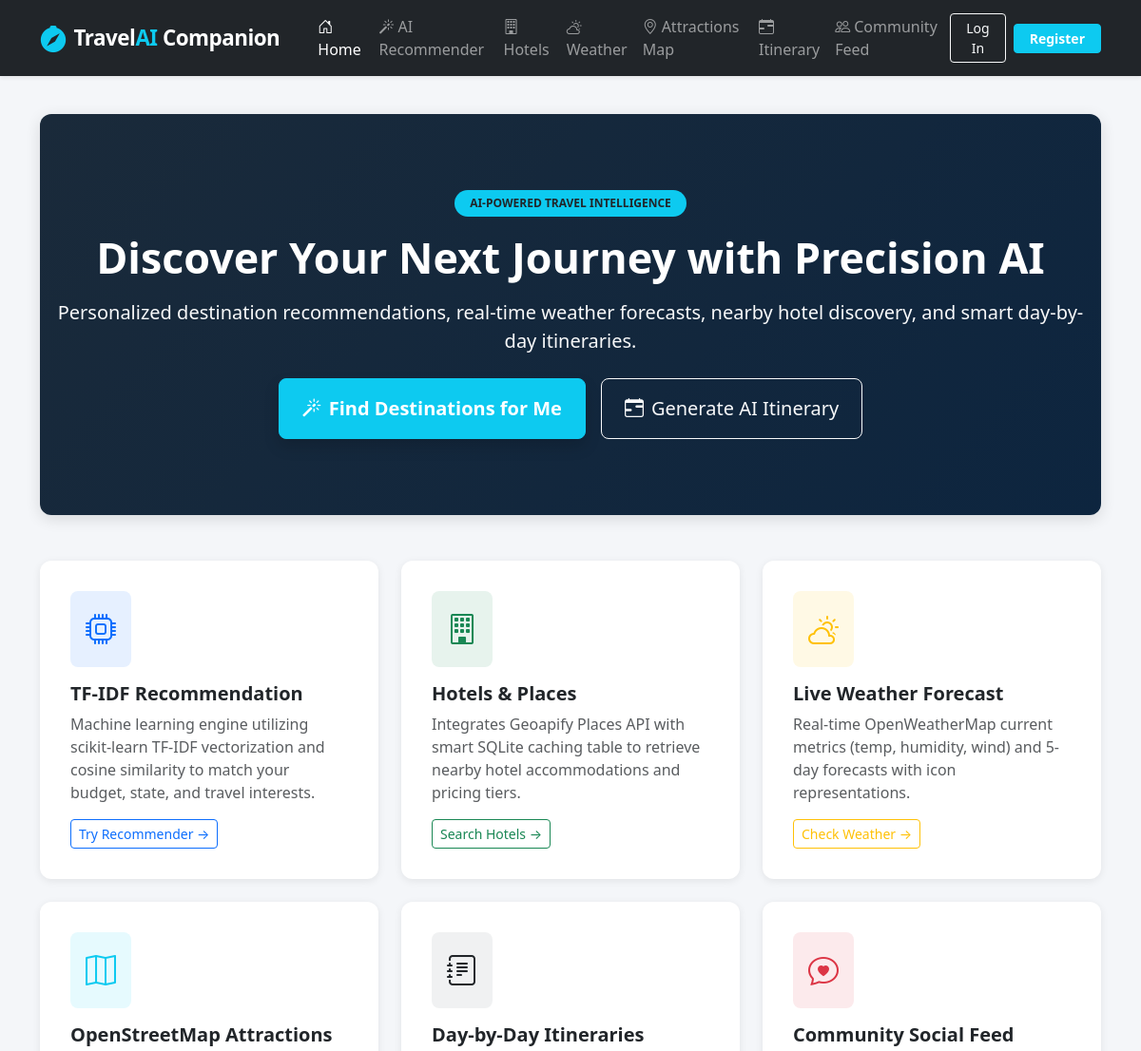
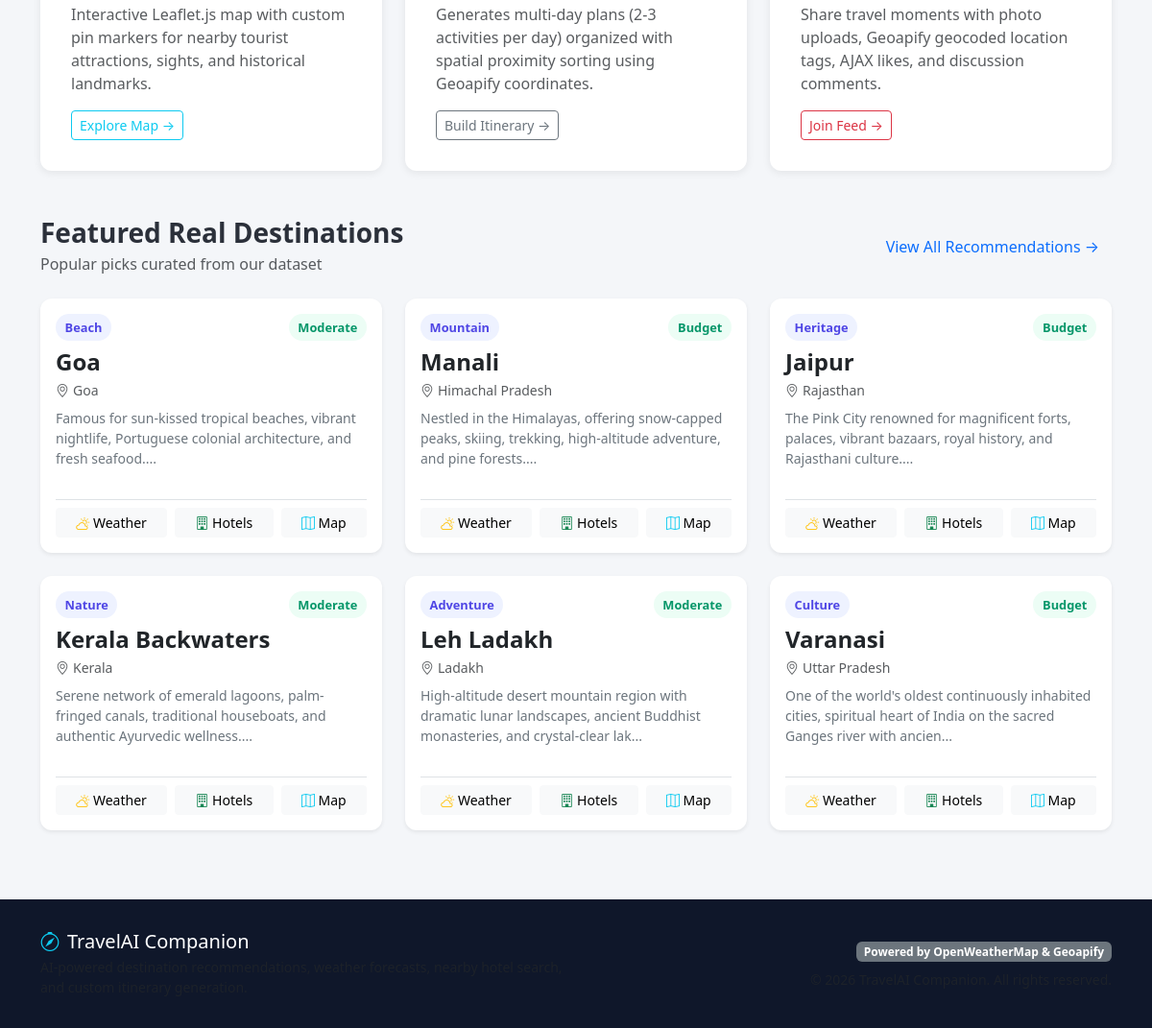
The page / on the database its author committed (2 pictures, top to bottom).
### models.py (models this page shows, shortened)
class Destination(db.Model):
    __tablename__ = 'destinations'
    id = db.Column(db.Integer, primary_key=True)
    name = db.Column(db.String(120), nullable=False, index=True)
    state = db.Column(db.String(100), nullable=False)
    category = db.Column(db.String(50), nullable=False)
    budget_level = db.Column(db.String(50), nullable=False)  # Budget, Moderate, Luxury
    description = db.Column(db.Text, nullable=False)
    tags = db.Column(db.String(255), nullable=True)
    cached_hotels = db.relationship('HotelsCache', backref='destination', lazy=True, cascade='all, delete-orphan')

### app.py (the view)
@app.route('/')
def index():
    featured_destinations = Destination.query.limit(6).all()
    recent_posts = Post.query.order_by(Post.created_at.desc()).limit(3).all()
    return render_template('index.html', destinations=featured_destinations, posts=recent_posts)

### templates/index.html (shortened to what this page needs)
{% extends "base.html" %}
{% block content %}
<div class="container">
    <div class="hero-section text-center position-relative overflow-hidden mb-5">
        <div class="position-relative z-1 py-3">
            <span class="badge bg-info text-dark px-3 py-2 rounded-pill fw-bold text-uppercase mb-3">AI-Powered Travel Intelligence</span>
            <h1 class="hero-title mb-3">Discover Your Next Journey with Precision AI</h1>
            <p class="lead text-light max-w-700 mx-auto mb-4 opacity-90">
                Personalized destination recommendations, real-time weather forecasts, nearby hotel discovery, and smart day-by-day itineraries.
            </p>
            <div class="d-flex justify-content-center gap-3 flex-wrap">
                <a href="{{ url_for('recommendations') }}" class="btn btn-info btn-lg px-4 py-3 text-white fw-bold shadow">
                    <i class="bi bi-magic me-2"></i>Find Destinations for Me
                </a>
                <a href="{{ url_for('itinerary') }}" class="btn btn-outline-light btn-lg px-4 py-3">
                    <i class="bi bi-calendar-range me-2"></i>Generate AI Itinerary
                </a>
            </div>
        </div>
    </div>
    <div class="row g-4 mb-5">
        <div class="col-md-4">
            <div class="card card-hover h-100 p-3">
                <div class="card-body">
                    <div class="d-inline-flex align-items-center justify-content-center bg-primary bg-opacity-10 text-primary p-3 rounded-3 mb-3">
                        <i class="bi bi-cpu fs-2"></i>
                    </div>
                    <h5 class="card-title fw-bold">TF-IDF Recommendation</h5>
                    <p class="card-text text-muted">Machine learning engine utilizing scikit-learn TF-IDF vectorization and cosine similarity to match your budget, state, and travel interests.</p>
                    <a href="{{ url_for('recommendations') }}" class="btn btn-sm btn-outline-primary">Try Recommender &rarr;</a>
                </div>
            </div>
        </div>
        <div class="col-md-4">
            <div class="card card-hover h-100 p-3">
                <div class="card-body">
                    <div class="d-inline-flex align-items-center justify-content-center bg-success bg-opacity-10 text-success p-3 rounded-3 mb-3">
                        <i class="bi bi-building fs-2"></i>
                    </div>
                    <h5 class="card-title fw-bold">Hotels & Places</h5>
                    <p class="card-text text-muted">Integrates Geoapify Places API with smart SQLite caching table to retrieve nearby hotel accommodations and pricing tiers.</p>
                    <a href="{{ url_for('hotels') }}" class="btn btn-sm btn-outline-success">Search Hotels &rarr;</a>
                </div>
            </div>
        </div>
        <div class="col-md-4">
            <div class="card card-hover h-100 p-3">
                <div class="card-body">
                    <div class="d-inline-flex align-items-center justify-content-center bg-warning bg-opacity-10 text-warning p-3 rounded-3 mb-3">
                        <i class="bi bi-cloud-sun fs-2"></i>
                    </div>
                    <h5 class="card-title fw-bold">Live Weather Forecast</h5>
                    <p class="card-text text-muted">Real-time OpenWeatherMap current metrics (temp, humidity, wind) and 5-day forecasts with icon representations.</p>
                    <a href="{{ url_for('weather') }}" class="btn btn-sm btn-outline-warning">Check Weather &rarr;</a>
                </div>
            </div>
        </div>
        <div class="col-md-4">
            <div class="card card-hover h-100 p-3">
                <div class="card-body">
                    <div class="d-inline-flex align-items-center justify-content-center bg-info bg-opacity-10 text-info p-3 rounded-3 mb-3">
                        <i class="bi bi-map fs-2"></i>
                    </div>
                    <h5 class="card-title fw-bold">OpenStreetMap Attractions</h5>
                    <p class="card-text text-muted">Interactive Leaflet.js map with custom pin markers for nearby tourist attractions, sights, and historical landmarks.</p>
                    <a href="{{ url_for('attractions_map') }}" class="btn btn-sm btn-outline-info">Explore Map &rarr;</a>
                </div>
            </div>
        </div>
        <div class="col-md-4">
            <div class="card card-hover h-100 p-3">
                <div class="card-body">
                    <div class="d-inline-flex align-items-center justify-content-center bg-secondary bg-opacity-10 text-dark p-3 rounded-3 mb-3">
                        <i class="bi bi-journal-text fs-2"></i>
                    </div>
                    <h5 class="card-title fw-bold">Day-by-Day Itineraries</h5>
                    <p class="card-text text-muted">Generates multi-day plans (2-3 activities per day) organized with spatial proximity sorting using Geoapify coordinates.</p>
                    <a href="{{ url_for('itinerary') }}" class="btn btn-sm btn-outline-secondary">Build Itinerary &rarr;</a>
                </div>
            </div>
        </div>
        <div class="col-md-4">
            <div class="card card-hover h-100 p-3">
                <div class="card-body">
                    <div class="d-inline-flex align-items-center justify-content-center bg-danger bg-opacity-10 text-danger p-3 rounded-3 mb-3">
                        <i class="bi bi-chat-heart fs-2"></i>
                    </div>
                    <h5 class="card-title fw-bold">Community Social Feed</h5>
                    <p class="card-text text-muted">Share travel moments with photo uploads, Geoapify geocoded location tags, AJAX likes, and discussion comments.</p>
                    <a href="{{ url_for('community') }}" class="btn btn-sm btn-outline-danger">Join Feed &rarr;</a>
                </div>
            </div>
        </div>
    </div>
    <div class="d-flex justify-content-between align-items-center mb-4">
        <div>
            <h3 class="fw-bold mb-1">Featured Real Destinations</h3>
            <p class="text-muted mb-0">Popular picks curated from our dataset</p>
        </div>
        <a href="{{ url_for('recommendations') }}" class="btn btn-link text-decoration-none">View All Recommendations &rarr;</a>
    </div>
    <div class="row g-4 mb-5">
        {% for dest in destinations %}
        <div class="col-md-4">
            <div class="card h-100 shadow-sm border-0">
                <div class="card-body d-flex flex-column">
                    <div class="d-flex justify-content-between align-items-start mb-2">
                        <span class="badge-category">{{ dest.category }}</span>
                        <span class="badge-budget">{{ dest.budget_level }}</span>
                    </div>
                    <h4 class="card-title fw-bold mb-1">{{ dest.name }}</h4>
                    <p class="text-muted small mb-2"><i class="bi bi-geo-alt me-1"></i>{{ dest.state }}</p>
                    <p class="card-text flex-grow-1 text-secondary small">{{ dest.description[:120] }}...</p>
                    <div class="d-flex gap-2 mt-3 pt-2 border-top">
                        <a href="{{ url_for('weather', destination=dest.name) }}" class="btn btn-sm btn-light flex-fill" title="Weather">
                            <i class="bi bi-cloud-sun text-warning"></i> Weather
                        </a>
                        <a href="{{ url_for('hotels', destination=dest.name) }}" class="btn btn-sm btn-light flex-fill" title="Hotels">
                            <i class="bi bi-building text-success"></i> Hotels
                        </a>
                        <a href="{{ url_for('attractions_map', destination=dest.name) }}" class="btn btn-sm btn-light flex-fill" title="Map">
                            <i class="bi bi-map text-info"></i> Map
                        </a>
                    </div>
                </div>
            </div>
        </div>
        {% endfor %}
    </div>
</div>
{% endblock %}

### templates/base.html (shortened to what this page needs)
<!DOCTYPE html>
<html lang="en">
<head>
    <link href="https://cdn.jsdelivr.net/npm/bootstrap@5.3.2/dist/css/bootstrap.min.css" rel="stylesheet">
    <link href="https://cdn.jsdelivr.net/npm/bootstrap-icons@1.11.2/font/bootstrap-icons.min.css" rel="stylesheet">
    <link rel="stylesheet" href="https://unpkg.com/leaflet@1.9.4/dist/leaflet.css" />
    <link rel="stylesheet" href="{{ url_for('static', filename='css/custom.css') }}">
</head>
<body>
    <nav class="navbar navbar-expand-lg navbar-dark bg-dark sticky-top shadow-sm py-2">
        <div class="container">
            <a class="navbar-brand d-flex align-items-center gap-2" href="{{ url_for('index') }}">
                <i class="bi bi-compass-fill fs-3 text-info"></i>
                <span>Travel<span class="text-info">AI</span> Companion</span>
            </a>
            <div class="collapse navbar-collapse" id="navbarContent">
                <ul class="navbar-nav me-auto mb-2 mb-lg-0 ms-lg-3">
                    <li class="nav-item">
                        <a class="nav-link {% if request.endpoint == 'index' %}active{% endif %}" href="{{ url_for('index') }}">
                            <i class="bi bi-house-door me-1"></i>Home
                        </a>
                    </li>
                    <li class="nav-item">
                        <a class="nav-link {% if request.endpoint == 'recommendations' %}active{% endif %}" href="{{ url_for('recommendations') }}">
                            <i class="bi bi-magic me-1"></i>AI Recommender
                        </a>
                    </li>
                    <li class="nav-item">
                        <a class="nav-link {% if request.endpoint == 'hotels' %}active{% endif %}" href="{{ url_for('hotels') }}">
                            <i class="bi bi-building me-1"></i>Hotels
                        </a>
                    </li>
                    <li class="nav-item">
                        <a class="nav-link {% if request.endpoint == 'weather' %}active{% endif %}" href="{{ url_for('weather') }}">
                            <i class="bi bi-cloud-sun me-1"></i>Weather
                        </a>
                    </li>
                    <li class="nav-item">
                        <a class="nav-link {% if request.endpoint == 'attractions_map' %}active{% endif %}" href="{{ url_for('attractions_map') }}">
                            <i class="bi bi-geo-alt me-1"></i>Attractions Map
                        </a>
                    </li>
                    <li class="nav-item">
                        <a class="nav-link {% if request.endpoint == 'itinerary' %}active{% endif %}" href="{{ url_for('itinerary') }}">
                            <i class="bi bi-calendar-range me-1"></i>Itinerary
                        </a>
                    </li>
                    <li class="nav-item">
                        <a class="nav-link {% if request.endpoint == 'community' %}active{% endif %}" href="{{ url_for('community') }}">
                            <i class="bi bi-people me-1"></i>Community Feed
                        </a>
                    </li>
                </ul>
                <div class="d-flex align-items-center gap-2">
                    {% if current_user.is_authenticated %}
                        <div class="dropdown">
                            <button class="btn btn-outline-light dropdown-toggle d-flex align-items-center gap-2 py-1 px-3" type="button" data-bs-toggle="dropdown">
                                {% if current_user.profile_photo and current_user.profile_photo != 'default_avatar.png' %}
                                    <img src="{{ url_for('static', filename='uploads/' + current_user.profile_photo) }}" class="nav-avatar" alt="Avatar">
                                {% else %}
                                    <i class="bi bi-person-circle fs-5"></i>
                                {% endif %}
                                <span>{{ current_user.name }}</span>
                            </button>
                            <ul class="dropdown-menu dropdown-menu-end shadow">
                                <li><a class="dropdown-item" href="{{ url_for('profile') }}"><i class="bi bi-person me-2"></i>My Profile</a></li>
                                <li><hr class="dropdown-divider"></li>
                                <li><a class="dropdown-item text-danger" href="{{ url_for('logout') }}"><i class="bi bi-box-arrow-right me-2"></i>Logout</a></li>
                            </ul>
                        </div>
                    {% else %}
                        <a href="{{ url_for('login') }}" class="btn btn-outline-light btn-sm px-3">Log In</a>
                        <a href="{{ url_for('register') }}" class="btn btn-info btn-sm px-3 text-white fw-semibold">Register</a>
                    {% endif %}
                </div>
            </div>
        </div>
    </nav>
    <main class="py-4 flex-grow-1">
        {% block content %}{% endblock %}
    </main>
    <footer class="footer mt-auto">
        <div class="container">
            <div class="row align-items-center gy-3">
                <div class="col-md-6 text-center text-md-start">
                    <h5 class="text-white mb-1"><i class="bi bi-compass text-info me-2"></i>TravelAI Companion</h5>
                    <p class="small text-muted mb-0">AI-powered destination recommendations, weather forecasts, nearby hotel search, and custom itinerary generation.</p>
                </div>
                <div class="col-md-6 text-center text-md-end">
                    <span class="badge bg-secondary mb-2">Powered by OpenWeatherMap & Geoapify</span>
                    <p class="small text-muted mb-0">&copy; 2026 TravelAI Companion. All rights reserved.</p>
                </div>
            </div>
        </div>
    </footer>
</body>
</html>

### static/css/custom.css (style rules this page uses)
:root { --primary-color: #0d6efd; --primary-dark: #0a58ca; --secondary-color: #0dcaf0; --accent-color: #ffc107; --dark-bg: #121824; --card-bg: #ffffff; --border-radius: 12px; --shadow-sm: 0 2px 8px rgba(0,0,0,0.08); --shadow-md: 0 4px 16px rgba(0,0,0,0.12); --shadow-hover: 0 8px 24px rgba(0,0,0,0.18); }
body { font-family: 'Segoe UI', system-ui, -apple-system, sans-serif; background-color: #f4f6f9; color: #2b303a; min-height: 100vh; display: flex; flex-direction: column; }
.navbar-brand { font-weight: 700; font-size: 1.4rem; letter-spacing: -0.5px; }
.navbar-brand i { color: var(--secondary-color); }
.hero-section { background: linear-gradient(135deg, #1a2a3a 0%, #0d253f 100%); color: white; padding: 4rem 1rem; border-radius: var(--border-radius); margin-bottom: 2rem; box-shadow: var(--shadow-md); }
.hero-title { font-size: 2.8rem; font-weight: 800; }
.card { border: none; border-radius: var(--border-radius); box-shadow: var(--shadow-sm); transition: transform 0.2s ease, box-shadow 0.2s ease; }
.badge-category { background-color: #eef2ff; color: #4f46e5; font-weight: 600; font-size: 0.8rem; padding: 0.35em 0.75em; border-radius: 20px; }
.badge-budget { background-color: #ecfdf5; color: #059669; font-weight: 600; font-size: 0.8rem; padding: 0.35em 0.75em; border-radius: 20px; }
.footer { margin-top: auto; background-color: #0f172a; color: #94a3b8; padding: 2rem 0; }

### rows shown on the page
Destination: category "Beach", budget_level "Moderate", name "Goa", state "Goa", description "Famous for sun-kissed tropical beaches, vibrant nightlife, Portuguese colonial architecture, and fresh seafood."
Destination: category "Mountain", budget_level "Budget", name "Manali", state "Himachal Pradesh", description "Nestled in the Himalayas, offering snow-capped peaks, skiing, trekking, high-altitude adventure, and pine forests."
Destination: category "Heritage", budget_level "Budget", name "Jaipur", state "Rajasthan", description "The Pink City renowned for magnificent forts, palaces, vibrant bazaars, royal history, and Rajasthani culture."
Destination: category "Nature", budget_level "Moderate", name "Kerala Backwaters", state "Kerala", description "Serene network of emerald lagoons, palm-fringed canals, traditional houseboats, and authentic Ayurvedic wellness."
Destination: category "Adventure", budget_level "Moderate", name "Leh Ladakh", state "Ladakh", description "High-altitude desert mountain region with dramatic lunar landscapes, ancient Buddhist monasteries, and crystal-clear lak"
Destination: category "Culture", budget_level "Budget", name "Varanasi", state "Uttar Pradesh", description "One of the world's oldest continuously inhabited cities, spiritual heart of India on the sacred Ganges river with ancien"
